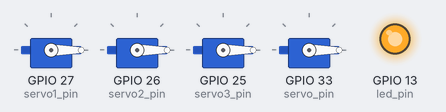
Bench run of a sketch on a simulated ESP32. On the bench: 4 × servo, output pins drawn as LEDs (lit = HIGH).

Above: at 0.05 s.
At 2.05 s:
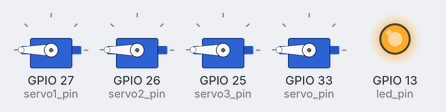
At 3.95 s:
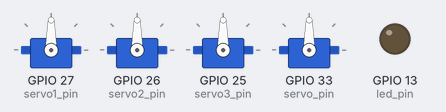
Timing chart, 0 to 5.2 s (numbered marks = the images above):
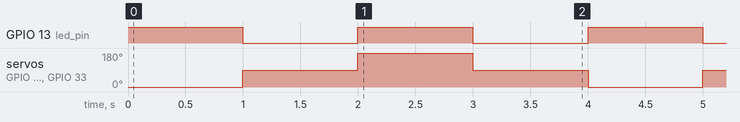

Measured:
- by itself, GPIO 13 (led_pin): alternates HIGH for 1.0 s and LOW for 1.0 s
- by itself, servo on GPIO 27 (servo1_pin), servo on GPIO 26 (servo2_pin), servo on GPIO 25 (servo3_pin), servo on GPIO 33 (servo_pin): repeats every 4.0 s: 180° 1.0 s, 90° 1.0 s, 0° 1.0 s, 90° 1.0 s

The sketch:

esp32_motor_testing.ino
```cpp
#include <ESP32Servo.h>

// Assigning servo names
Servo servo1;
Servo servo2;
Servo servo3;
Servo micro_servo;

// Defining pins
#define servo1_pin  27
#define servo2_pin  26
#define servo3_pin  25
#define servo_pin   33
#define led_pin     13

void servo_init(){
  servo1.attach(servo1_pin);
  servo2.attach(servo2_pin);
  servo3.attach(servo3_pin);
  micro_servo.attach(servo_pin);
}

void test_servo(int dir){
  servo1.write(dir);
  servo2.write(dir);
  servo3.write(dir);
  micro_servo.write(dir);
  if(dir != 90){
    digitalWrite(led_pin, HIGH);
  }
  else{
    digitalWrite(led_pin, LOW);
  }
}

void setup() {
  servo_init();
  pinMode(led_pin, OUTPUT);
}

void loop() {
  test_servo(0);
  delay(1000);
  test_servo(90);
  delay(1000);
  test_servo(180);
  delay(1000);
  test_servo(90);
  delay(1000);
}
```

communication_testing.ino
```cpp
#include "WiFi.h"
#include "PubSubClient.h"

const char* ssid = "your_SSID";
const char* password = "your_PASSWORD";

static inline void setup_wifi() {
    WiFi.begin(ssid, password);
    while (WiFi.status() != WL_CONNECTED) {
        Serial.println(F("Waiting for hotspot..."));
        delay(500);
    }
    Serial.println(F("WiFi connected."));
    Serial.println(WiFi.localIP());
}
```
